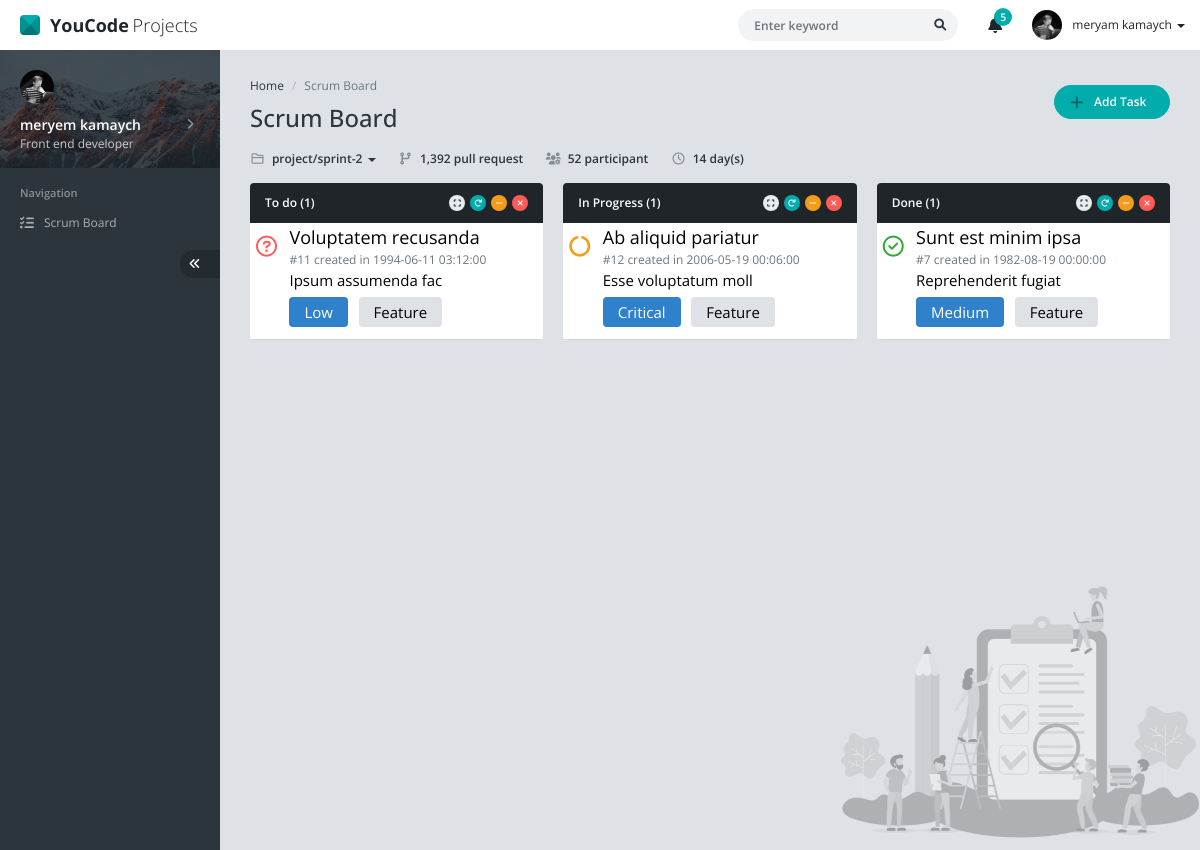
The page / on the database its author committed.
### tables this page shows
CREATE TABLE `tasks` (
  `id` int(11) NOT NULL,
  `title` varchar(255) DEFAULT NULL,
  `type_id` int(11) DEFAULT NULL,
  `priority_id` int(11) DEFAULT NULL,
  `status_id` int(11) DEFAULT NULL,
  `task_datetime` datetime DEFAULT NULL,
  `description` text DEFAULT NULL
);

CREATE TABLE `statuses` (
  `id` int(11) NOT NULL,
  `name` varchar(255) DEFAULT NULL
);

CREATE TABLE `priorities` (
  `id` int(11) NOT NULL,
  `name` varchar(255) DEFAULT NULL
);

CREATE TABLE `types` (
  `id` int(11) NOT NULL,
  `name` varchar(255) DEFAULT NULL
);

### scripts.php (the view, shortened to what this page needs)
<?php
    include('database.php');
    function getTasks($status)
    {
        global $conn;
        $req="SELECT tasks.*,priorities.name as priorityN,statuses.name as statusesN,types.name as typesN FROM tasks
        INNER JOIN priorities ON tasks.priority_id = priorities.id
        INNER JOIN statuses ON tasks.status_id = statuses.id
        INNER JOIN types ON tasks.type_id = types.id;";
        $query=mysqli_query($conn,$req);
        while($row=mysqli_fetch_assoc($query)){
        if($row['statusesN'] == 'To Do'){$icon = "fa-regular fa-circle-question ";$color="danger";};
        if($row['statusesN'] == 'In progress'){$icon = "fas fa-circle-notch fa-spin";$color="warning";};
        if($row['statusesN'] == 'Done'){$icon = "fa-regular fa-circle-check";$color="green";};
        if($row['statusesN'] == $status){
            $id = $row['id'];
            echo '<button id="'.$row['id'].'" title="'.$row['title'].'" time="'.$row['task_datetime'].'" description="'.$row['description'].'" type="'.$row['typesN'].'" Status="'.$row['status_id'].'" priority="'.$row['priority_id'].'"  class="bg-transparent w-100 border-0 border-bottom d-flex text-start pb-3" data-bs-toggle="modal" href="#modal-task" onclick="btn('.$id.')">
            <div class="col-1 fs-3 text-'.$color.' me-10px mt-7px">
                <i class="'.$icon.'"></i>
            </div>
            <div class="col-11">
                <div class="fs-4">'.$row['title'].'</div>
                <div class="">
                    <div class="text-gray">#'.$row['id'].' created in '.$row['task_datetime'].'</div>
                    <div class="fs-5 mb-10px" >'.$row['description'].'</div>
                </div>
                <div class="w-300px">
                    <span class="bg-blue-600 text-white  fs-5 rounded-2 px-15px py-5px">'.$row['priorityN'].'</span>
                    <span class="bg-gray-300 text-black m-2 fs-5 rounded-2 px-15px py-5px">'.$row['typesN'].'</span>
                </div>
            </div>
            </button>';
        }}
    }
    function Countt($Status){
        global $conn;
        $sql = "SELECT *
                FROM tasks
                WHERE status_id =  $Status";
        $req = mysqli_query($conn, $sql);
        $rowcount = mysqli_num_rows($req);
        echo $rowcount;
    }
?>

### index.php (shortened to what this page needs)
<?php
    include('scripts.php');
?>
<!DOCTYPE html>
<html lang="en" >
<head>
	<link href="assets/css/vendor.min.css" rel="stylesheet" />
	<link href="assets/css/default/app.min.css" rel="stylesheet" />
</head>
<body>
	<div id="app" class="app app-header-fixed app-sidebar-fixed">
		<div id="header" class="app-header">
			<div class="navbar-header">
				<a href="index.html" class="navbar-brand"><span class="navbar-logo"></span> <b class="me-1">YouCode</b> Projects</a>
			</div>
			<div class="navbar-nav">
				<div class="navbar-item navbar-form">
					<form action="" method="POST" name="search">
						<div class="form-group">
							<input type="text" class="form-control" placeholder="Enter keyword" />
							<button type="submit" class="btn btn-search"><i class="fa fa-search"></i></button>
						</div>
					</form>
				</div>
				<div class="navbar-item dropdown">
					<a href="#" data-bs-toggle="dropdown" class="navbar-link dropdown-toggle icon">
						<i class="fa fa-bell"></i>
						<span class="badge">5</span>
					</a>
				</div>
				<div class="navbar-item navbar-user dropdown">
					<a href="#" class="navbar-link dropdown-toggle d-flex align-items-center" data-bs-toggle="dropdown">
						<img src="assets/img/user/user-13.jpg" alt="" />
						<span>
							<span class="d-none d-md-inline">meryam kamaych</span>
							<b class="caret"></b>
						</span>
					</a>
				</div>
			</div>
		</div>
		<div id="sidebar" class="app-sidebar">
			<div class="app-sidebar-content" data-scrollbar="true" data-height="100%">
				<div class="menu">
					<div class="menu-profile">
						<a href="javascript:;" class="menu-profile-link" data-toggle="app-sidebar-profile" data-target="#appSidebarProfileMenu">
							<div class="menu-profile-cover with-shadow"></div>
							<div class="menu-profile-image">
								<img src="assets/img/user/user-13.jpg" alt="" />
							</div>
							<div class="menu-profile-info">
								<div class="d-flex align-items-center">
									<div class="flex-grow-1">
										meryem kamaych
									</div>
									<div class="menu-caret ms-auto"></div>
								</div>
								<small>Front end developer</small>
							</div>
						</a>
					</div>
					<div class="menu-header">Navigation</div>
					<div class="menu-item">
						<a href="index.html" class="menu-link">
							<div class="menu-icon">
								<i class="fa fa-list-check"></i>
							</div>
							<div class="menu-text">Scrum Board</div>
						</a>
					</div>
					<div class="menu-item d-flex">
						<a href="javascript:;" class="app-sidebar-minify-btn ms-auto" data-toggle="app-sidebar-minify"><i class="fa fa-angle-double-left"></i></a>
					</div>
				</div>
			</div>
		</div>
		<div id="content" class="app-content" style="min-height: 100vh; background: url(assets/img/cover/cover-scrum-board.png) no-repeat fixed; background-size: 360px; background-position: right bottom;">
			<div class="d-flex align-items-center mb-3">
				<div>
					<ol class="breadcrumb">
						<li class="breadcrumb-item"><a href="javascript:;">Home</a></li>
						<li class="breadcrumb-item active">Scrum Board </li>
					</ol>
					<h1 class="page-header mb-0">
						Scrum Board
					</h1>
				</div>
				<div class="ms-auto">
				<a href="#modal-task" data-bs-toggle="modal" class="btn btn-success btn-rounded px-4 rounded-pill"  onclick="addTask()"><i class="fa fa-plus fa-lg me-2 ms-n2 text-success-900"></i> Add Task</a>
				</div>
			</div>
			<div class="mb-3 d-md-flex fw-bold">
				<div class="dropdown-toggle">
					<a href="#" data-bs-toggle="dropdown" class="text-decoration-none text-dark"><i class="far fa-folder fa-fw text-dark text-opacity-50 me-1"></i> project/sprint-2 <b class="caret"></b></a>
				</div>
				<div class="ms-md-4 mt-md-0 mt-2"><i class="fa fa-code-branch fa-fw me-1 text-dark text-opacity-50"></i> 1,392 pull request</div>
				<div class="ms-md-4 mt-md-0 mt-2"><i class="fa fa-users-cog fa-fw me-1 text-dark text-opacity-50"></i> 52 participant</div>
				<div class="ms-md-4 mt-md-0 mt-2"><i class="far fa-clock fa-fw me-1 text-dark text-opacity-50"></i> 14 day(s)</div>
			</div>
			<div class="row">
				<div class="col-xl-4 col-lg-6">
					<div class="panel panel-inverse">
						<div class="panel-heading">
							<h4 class="panel-title">To do (<span id="to-do-tasks-count"><?php Countt(1); ?></span>)</h4>
							<div class="panel-heading-btn">
								<a href="javascript:;" class="btn btn-xs btn-icon btn-default" data-toggle="panel-expand"><i class="fa fa-expand"></i></a>
								<a href="javascript:;" class="btn btn-xs btn-icon btn-success" data-toggle="panel-reload"><i class="fa fa-redo"></i></a>
								<a href="javascript:;" class="btn btn-xs btn-icon btn-warning" data-toggle="panel-collapse"><i class="fa fa-minus"></i></a>
								<a href="javascript:;" class="btn btn-xs btn-icon btn-danger" data-toggle="panel-remove"><i class="fa fa-times"></i></a>
							</div>
						</div>
						<div class="list-group list-group-flush rounded-bottom overflow-hidden panel-body p-0" id="to-do-tasks">
							<?php
								getTasks('To Do');
							?>
						</div>
					</div>
				</div>
				<div class="col-xl-4 col-lg-6">
					<div class="panel panel-inverse">
						<div class="panel-heading">
							<h4 class="panel-title">In Progress (<span id="in-progress-tasks-count"><?php Countt(2);?></span>)</h4>
							<div class="panel-heading-btn">
								<a href="javascript:;" class="btn btn-xs btn-icon btn-default" data-toggle="panel-expand"><i class="fa fa-expand"></i></a>
								<a href="javascript:;" class="btn btn-xs btn-icon btn-success" data-toggle="panel-reload"><i class="fa fa-redo"></i></a>
								<a href="javascript:;" class="btn btn-xs btn-icon btn-warning" data-toggle="panel-collapse"><i class="fa fa-minus"></i></a>
								<a href="javascript:;" class="btn btn-xs btn-icon btn-danger" data-toggle="panel-remove"><i class="fa fa-times"></i></a>
							</div>
						</div>
						<div class="list-group list-group-flush rounded-bottom overflow-hidden panel-body p-0" id="in-progress-tasks">
							<?php
								getTasks('In progress');
							?>
						</div>
					</div>
				</div>
				<div class="col-xl-4 col-lg-6">
					<div class="panel panel-inverse">
						<div class="panel-heading">
							<h4 class="panel-title">Done (<span id="done-tasks-count"><?php Countt(3); ?></span>)</h4>
							<div class="panel-heading-btn">
								<a href="javascript:;" class="btn btn-xs btn-icon btn-default" data-toggle="panel-expand"><i class="fa fa-expand"></i></a>
								<a href="javascript:;" class="btn btn-xs btn-icon btn-success" data-toggle="panel-reload"><i class="fa fa-redo"></i></a>
								<a href="javascript:;" class="btn btn-xs btn-icon btn-warning" data-toggle="panel-collapse"><i class="fa fa-minus"></i></a>
								<a href="javascript:;" class="btn btn-xs btn-icon btn-danger" data-toggle="panel-remove"><i class="fa fa-times"></i></a>
							</div>
						</div>
						<div class="list-group list-group-flush rounded-bottom overflow-hidden panel-body p-0" id="done-tasks">
							<?php
								getTasks('Done');
							?>
						</div>
					</div>
				</div>
			</div>
		</div>
	</div>
</body>
</html>

### rows shown on the page
tasks: title "Voluptatem recusanda", id "11", task_datetime "1994-06-11 03:12:00", description "Ipsum assumenda fac", priority.name "Low", type.name "Feature"
tasks: title "Ab aliquid pariatur", id "12", task_datetime "2006-05-19 00:06:00", description "Esse voluptatum moll", priority.name "Critical", type.name "Feature"
tasks: title "Sunt est minim ipsa", id "7", task_datetime "1982-08-19 00:00:00", description "Reprehenderit fugiat", priority.name "Medium", type.name "Feature"

### other values the page prints
$rowcount "1 1 1"
